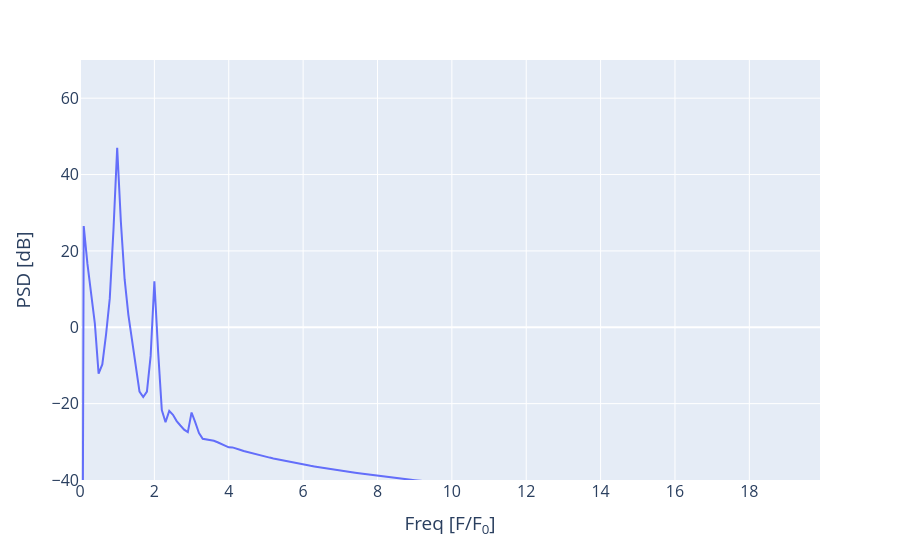

Notebook cell for this chart:
### Code cell
freq_lim = 20
freq_index = fft_freq<freq_lim
fig_new = px.line(x=fft_freq[freq_index], y=10*np.log10(fft_amp[freq_index]))
fig_new.update_layout(
    yaxis_range=[-40,70],
    xaxis=dict(title="Freq [F/F<sub>0</sub>]"),
    yaxis=dict(title=r"PSD [dB]"), font_size=16
)
fig_new.show()

### Figure 1 — Plotly figure (JSON) as saved in the notebook; plotly's stock layout.template omitted (floating-point values rounded to 4 significant figures; data arrays with more than 128 entries replaced by an {"elided": "..."} marker saying what was removed)
{"data": [{"hovertemplate": "x=%{x}<br>y=%{y}<extra></extra>", "legendgroup": "", "line": {"color": "#636efa", "dash": "solid"}, "marker": {"symbol": "circle"}, "mode": "lines", "name": "", "orientation": "v", "showlegend": false, "type": "scatter", "x": {"elided": "200 float values"}, "xaxis": "x", "y": {"elided": "200 float values"}, "yaxis": "y"}], "layout": {"font": {"size": 16}, "legend": {"tracegroupgap": 0}, "margin": {"t": 60}, "xaxis": {"anchor": "y", "domain": [0, 1], "title": {"text": "Freq [F/F<sub>0</sub>]"}}, "yaxis": {"anchor": "x", "domain": [0, 1], "range": [-40, 70], "title": {"text": "PSD [dB]"}}}}
